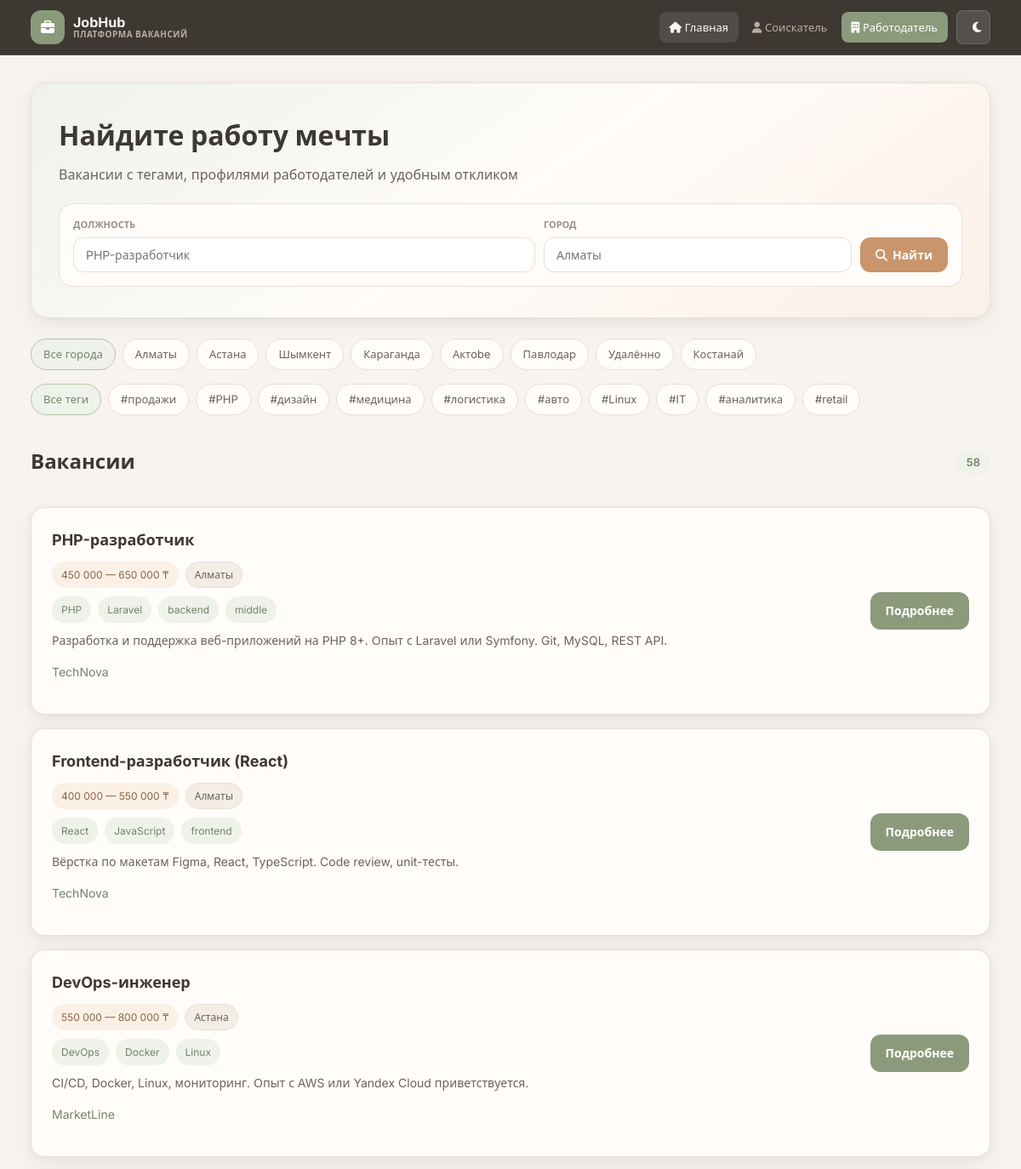
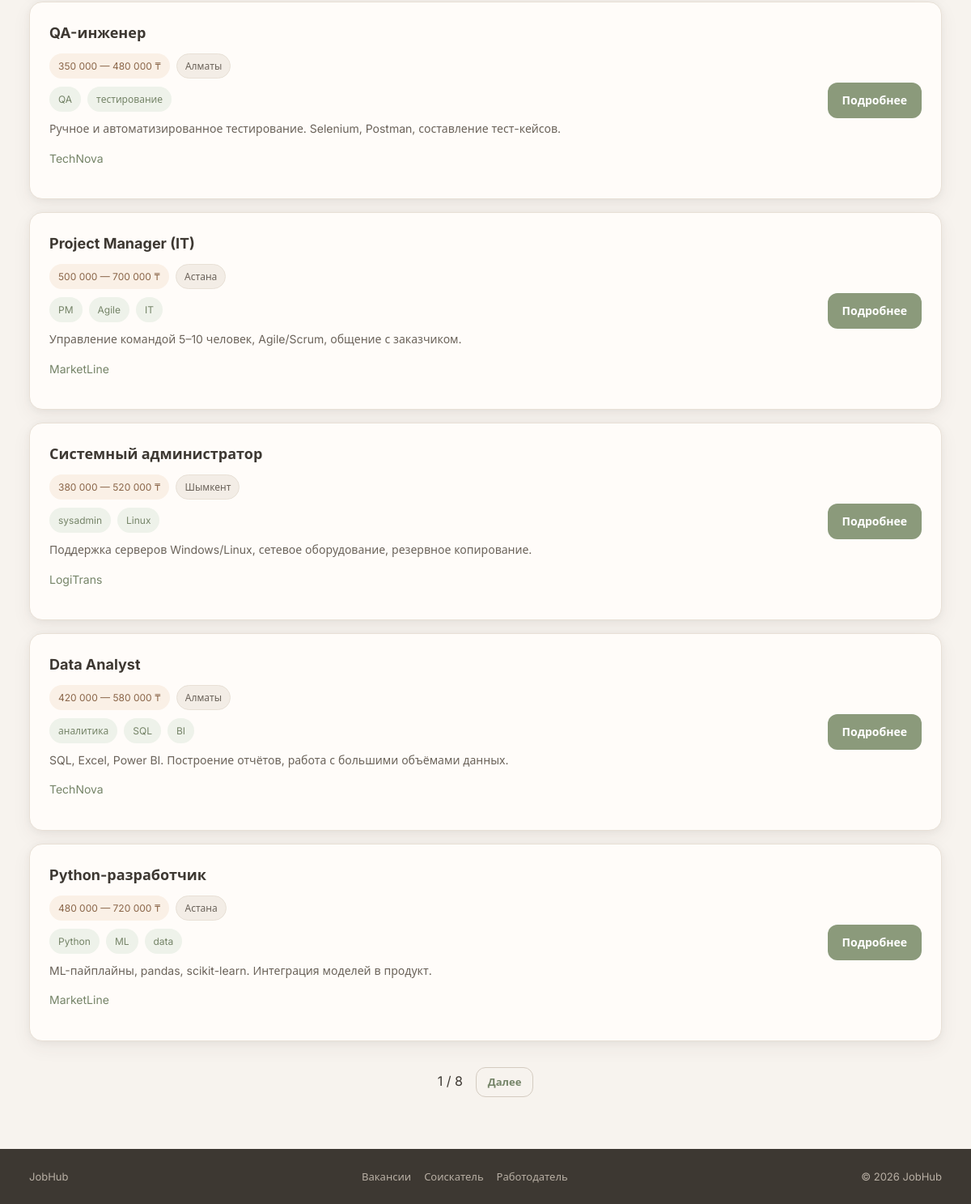
The page / on the database its author committed (2 pictures, top to bottom).
### tables this page shows
CREATE TABLE vacancies (
        id INTEGER PRIMARY KEY AUTOINCREMENT,
        employer_id INTEGER NOT NULL,
        title TEXT NOT NULL,
        description TEXT NOT NULL,
        salary TEXT NOT NULL,
        location TEXT NOT NULL,
        tags TEXT NOT NULL DEFAULT "",
        views_count INTEGER NOT NULL DEFAULT 0,
        created_at DATETIME DEFAULT CURRENT_TIMESTAMP, active INTEGER NOT NULL DEFAULT 1,
        FOREIGN KEY (employer_id) REFERENCES users(id)
    );

### index.php (the view, shortened to what this page needs)
<?php
require_once __DIR__ . '/partials_header.php';
$query = trim((string)($_GET['q'] ?? ''));
$location = trim((string)($_GET['location'] ?? ''));
$tag = trim((string)($_GET['tag'] ?? ''));
$sort = (string)($_GET['sort'] ?? 'newest');
$page = max(1, (int)($_GET['page'] ?? 1));
$perPage = 8;
$fromSql = 'FROM vacancies v JOIN users u ON u.id=v.employer_id LEFT JOIN employer_reviews er ON er.employer_id=u.id';
$whereSql = ' WHERE v.active = 1'; $params = [];
$countStmt = db()->prepare('SELECT COUNT(DISTINCT v.id) '.$fromSql.$whereSql);
$countStmt->execute($params);
$totalResults = (int)$countStmt->fetchColumn();
$totalPages = max(1, (int)ceil($totalResults / $perPage));
$page = min($page, $totalPages);
$offset = ($page - 1) * $perPage;
$orderSql = $sort === 'rating' ? ' ORDER BY employer_rating DESC, v.created_at DESC' : ' ORDER BY v.created_at DESC';
$sql = 'SELECT v.*, u.full_name AS employer_name, u.company_name, ROUND(AVG(er.rating),1) AS employer_rating '.$fromSql.$whereSql.' GROUP BY v.id'.$orderSql.' LIMIT :lim OFFSET :off';
$stmt = db()->prepare($sql);
$stmt->bindValue(':lim', $perPage, PDO::PARAM_INT);
$stmt->bindValue(':off', $offset, PDO::PARAM_INT);
$stmt->execute();
$vacancies = $stmt->fetchAll();
function build_index_url(array $overrides=[]): string { return build_url('index.php', array_merge($_GET, $overrides)); }
$allTags = [];
foreach (db()->query('SELECT tags FROM vacancies WHERE tags != "" AND active = 1')->fetchAll() as $row) {
    foreach (parse_tags((string)$row['tags']) as $t) $allTags[$t] = ($allTags[$t] ?? 0) + 1;
}
arsort($allTags);
$allCities = [];
foreach (db()->query('SELECT location FROM vacancies WHERE location != "" AND active = 1')->fetchAll() as $row) {
    $city = trim((string)$row['location']);
    if ($city !== '') {
        $allCities[$city] = ($allCities[$city] ?? 0) + 1;
    }
}
arsort($allCities);
?>
<div class="card hero">
    <h1>Найдите работу мечты</h1>
    <p class="hero-subtitle">Вакансии с тегами, профилями работодателей и удобным откликом</p>
    <div class="search-box">
        <form method="get" class="search-grid">
            <div class="search-field"><label>Должность</label><input type="text" name="q" value="<?= e($query) ?>" placeholder="PHP-разработчик"></div>
            <div class="search-field"><label>Город</label><input type="text" name="location" value="<?= e($location) ?>" placeholder="Алматы"></div>
            <button type="submit"><i class="fa-solid fa-magnifying-glass"></i> Найти</button>
        </form>
    </div>
</div>
<?php if ($allCities): ?>
<div class="filter-bar"><div class="filter-chips">
    <a class="filter-chip <?= $location===''?'active':'' ?>" href="<?= e(build_index_url(['location'=>'','page'=>1])) ?>">Все города</a>
    <?php $i=0; foreach ($allCities as $city=>$cnt): if (++$i>10) break; ?>
        <a class="filter-chip <?= $location===$city?'active':'' ?>" href="<?= e(build_index_url(['location'=>$city,'page'=>1])) ?>"><?= e($city) ?></a>
    <?php endforeach; ?>
</div></div>
<?php endif; ?>
<?php if ($allTags): ?>
<div class="filter-bar"><div class="filter-chips">
    <a class="filter-chip <?= $tag===''?'active':'' ?>" href="<?= e(build_index_url(['tag'=>'','page'=>1])) ?>">Все теги</a>
    <?php $i=0; foreach ($allTags as $t=>$cnt): if (++$i>10) break; ?>
        <a class="filter-chip <?= $tag===$t?'active':'' ?>" href="<?= e(build_index_url(['tag'=>$t,'page'=>1])) ?>">#<?= e($t) ?></a>
    <?php endforeach; ?>
</div></div>
<?php endif; ?>
<div class="section-title"><h2>Вакансии</h2><?php if ($totalResults): ?><span class="count-badge"><?= $totalResults ?></span><?php endif; ?></div>
<?php if (!$vacancies): ?>
    <div class="card empty-state"><p>Ничего не найдено.</p></div>
<?php else: foreach ($vacancies as $v):
    $company = (string)($v['company_name'] ?: $v['employer_name']);
?>
    <div class="card vacancy-card">
        <div class="vacancy-card-body">
            <h3><a href="vacancy_view.php?id=<?= (int)$v['id'] ?>"><?= e($v['title']) ?></a></h3>
            <div class="meta">
                <span class="chip chip-accent"><?= e($v['salary']) ?></span>
                <span class="chip"><?= e($v['location']) ?></span>
            </div>
            <?php if ((string)$v['tags']): ?><div class="meta"><?= render_tags((string)$v['tags']) ?></div><?php endif; ?>
            <p class="vacancy-excerpt"><?= e(text_excerpt($v['description'])) ?></p>
            <p class="muted"><a href="employer_view.php?id=<?= (int)$v['employer_id'] ?>"><?= e($company) ?></a></p>
        </div>
        <div class="vacancy-card-actions">
            <a class="button" href="vacancy_view.php?id=<?= (int)$v['id'] ?>">Подробнее</a>
        </div>
    </div>
<?php endforeach; if ($totalPages>1): ?>
<nav class="pagination">
    <span class="pagination-info"><?= $page ?> / <?= $totalPages ?></span>
    <?php if ($page<$totalPages): ?><a class="button button-sm button-outline" href="<?= e(build_index_url(['page'=>$page+1])) ?>">Далее</a><?php endif; ?>
</nav>
<?php endif; endif; ?>
<?php require_once __DIR__ . '/partials_footer.php'; ?>

### partials_header.php (shortened to what this page needs)
<?php
require_once __DIR__ . '/config.php';
$user = current_user();
$newApplicationsCount = 0;
$unreadMessagesCount = 0;
$currentPage = basename($_SERVER['PHP_SELF'] ?? '');
function nav_active(string $page, string $current): string { return $page === $current ? ' active' : ''; }
?>
<!doctype html>
<html lang="ru">
<head>
    <link rel="stylesheet" href="styles.css">
    <link rel="stylesheet" href="https://cdnjs.cloudflare.com/ajax/libs/font-awesome/6.5.2/css/all.min.css">
</head>
<body>
<header>
    <div class="container">
        <div class="topbar">
            <a class="brand" href="index.php">
                <span class="brand-icon"><i class="fa-solid fa-briefcase"></i></span>
                <span class="brand-text"><strong>JobHub</strong><small>Платформа вакансий</small></span>
            </a>
            <div class="header-right">
                <nav class="nav-shell">
                    <a href="index.php" class="<?= nav_active('index.php', $currentPage) ?>"><i class="fa-solid fa-house"></i> Главная</a>
                    <?php if ($user): ?>
                        <a href="dashboard.php" class="<?= nav_active('dashboard.php', $currentPage) ?>">
                            <i class="fa-solid fa-user"></i> Кабинет
                            <?php if ($newApplicationsCount > 0): ?><span class="nav-badge"><?= $newApplicationsCount ?></span><?php endif; ?>
                        </a>
                        <a href="messages.php" class="<?= nav_active('messages.php', $currentPage) ?>">
                            <i class="fa-solid fa-comments"></i> Сообщения
                            <?php if ($unreadMessagesCount > 0): ?><span class="nav-badge"><?= $unreadMessagesCount ?></span><?php endif; ?>
                        </a>
                        <?php if ($user['role'] === 'employer' || $user['role'] === 'admin'): ?>
                            <a href="vacancy_create.php" class="nav-cta<?= nav_active('vacancy_create.php', $currentPage) ?>"><i class="fa-solid fa-plus"></i> Вакансия</a>
                        <?php endif; ?>
                        <?php if ($user['role'] === 'applicant'): ?>
                            <a href="my_applications.php" class="<?= nav_active('my_applications.php', $currentPage) ?>"><i class="fa-solid fa-paper-plane"></i> Отклики</a>
                            <a href="favorites.php" class="<?= nav_active('favorites.php', $currentPage) ?>"><i class="fa-solid fa-heart"></i> Избранное</a>
                        <?php endif; ?>
                        <?php if ($user['role'] === 'admin'): ?>
                            <a href="admin.php" class="<?= nav_active('admin.php', $currentPage) ?>"><i class="fa-solid fa-shield"></i> Админ</a>
                        <?php endif; ?>
                        <a href="logout.php"><i class="fa-solid fa-right-from-bracket"></i> Выход</a>
                    <?php else: ?>
                        <a href="login.php?role=applicant" class="<?= nav_active('login.php', $currentPage) ?>"><i class="fa-solid fa-user"></i> Соискатель</a>
                        <a href="login.php?role=employer" class="nav-cta<?= nav_active('login.php', $currentPage) ?>"><i class="fa-solid fa-building"></i> Работодатель</a>
                    <?php endif; ?>
                </nav>
                <div class="header-actions">
                    <button type="button" class="theme-toggle" id="theme-toggle" aria-label="Переключить тему"><i class="fa-solid fa-moon"></i></button>
                </div>
            </div>
        </div>
    </div>
</header>
<main><div class="container">

### config.php (shortened to what this page needs)
<?php
function db(): PDO
{
    static $pdo = null;
    if ($pdo instanceof PDO) {
        return $pdo;
    }
    $pdo = new PDO('sqlite:' . DB_PATH);
    $pdo->setAttribute(PDO::ATTR_ERRMODE, PDO::ERRMODE_EXCEPTION);
    $pdo->setAttribute(PDO::ATTR_DEFAULT_FETCH_MODE, PDO::FETCH_ASSOC);
    $pdo->setAttribute(PDO::ATTR_TIMEOUT, 5);
    return $pdo;
}
function current_user(): ?array
{
    if (!isset($_SESSION['user_id'])) {
        return null;
    }
    $stmt = db()->prepare(
        'SELECT id, full_name, email, role, bio, phone, skills, desired_salary, position_title, education, company_name
         FROM users WHERE id = :id'
    );
    $stmt->execute(['id' => $_SESSION['user_id']]);
    $user = $stmt->fetch();
    return $user ?: null;
}
function is_logged_in(): bool
{
    return current_user() !== null;
}
function e(string $value): string
{
    return htmlspecialchars($value, ENT_QUOTES, 'UTF-8');
}
function text_excerpt(string $text, int $length = 150): string
{
    $text = trim(preg_replace('/\s+/u', ' ', $text) ?? '');
    if ($text === '' || mb_strlen($text) <= $length) {
        return $text;
    }
    return rtrim(mb_substr($text, 0, $length), '.,; ') . '…';
}
function build_url(string $path, array $params = []): string
{
    foreach ($params as $key => $value) {
        if ($value === '' || $value === null) {
            unset($params[$key]);
        }
    }
    return $path . ($params ? '?' . http_build_query($params) : '');
}
function parse_tags(string $tags): array
{
    $parts = preg_split('/[,;]+/u', $tags) ?: [];
    return array_values(array_filter(array_map('trim', $parts)));
}
function render_tags(string $tags): string
{
    $html = '';
    foreach (parse_tags($tags) as $tag) {
        $html .= '<span class="chip chip-tag">' . e($tag) . '</span>';
    }
    return $html;
}

### partials_footer.php
    </div></main>
<footer><div class="container footer-inner">
    <span class="footer-brand">JobHub</span>
    <div class="footer-links">
        <a href="index.php">Вакансии</a>
        <?php if (is_logged_in()): ?>
            <a href="dashboard.php">Кабинет</a><a href="messages.php">Сообщения</a>
        <?php else: ?>
            <a href="login.php?role=applicant">Соискатель</a><a href="login.php?role=employer">Работодатель</a>
        <?php endif; ?>
    </div>
    <span>&copy; <?= date('Y') ?> JobHub</span>
</div></footer>
</body></html>

### rows shown on the page
vacancies: title "PHP-разработчик", salary "450 000 — 650 000 ₸", location "Алматы", tags "PHP", tags "Laravel", tags "backend", tags "middle", description "Разработка и поддержка веб-приложений на PHP 8+. Опыт с Laravel или Symfony. Git, MySQL, REST API.", company "TechNova"
vacancies: title "Frontend-разработчик (React)", salary "400 000 — 550 000 ₸", location "Алматы", tags "React", tags "JavaScript", tags "frontend", description "Вёрстка по макетам Figma, React, TypeScript. Code review, unit-тесты.", company "TechNova"
vacancies: title "DevOps-инженер", salary "550 000 — 800 000 ₸", location "Астана", tags "DevOps", tags "Docker", tags "Linux", description "CI/CD, Docker, Linux, мониторинг. Опыт с AWS или Yandex Cloud приветствуется.", company "MarketLine"
vacancies: title "QA-инженер", salary "350 000 — 480 000 ₸", location "Алматы", tags "QA", tags "тестирование", description "Ручное и автоматизированное тестирование. Selenium, Postman, составление тест-кейсов.", company "TechNova"
vacancies: title "Project Manager (IT)", salary "500 000 — 700 000 ₸", location "Астана", tags "PM", tags "Agile", tags "IT", description "Управление командой 5–10 человек, Agile/Scrum, общение с заказчиком.", company "MarketLine"
vacancies: title "Системный администратор", salary "380 000 — 520 000 ₸", location "Шымкент", tags "sysadmin", tags "Linux", description "Поддержка серверов Windows/Linux, сетевое оборудование, резервное копирование.", company "LogiTrans"
vacancies: title "Data Analyst", salary "420 000 — 580 000 ₸", location "Алматы", tags "аналитика", tags "SQL", tags "BI", description "SQL, Excel, Power BI. Построение отчётов, работа с большими объёмами данных.", company "TechNova"
vacancies: title "Python-разработчик", salary "480 000 — 720 000 ₸", location "Астана", tags "Python", tags "ML", tags "data", description "ML-пайплайны, pandas, scikit-learn. Интеграция моделей в продукт.", company "MarketLine"

### other values the page prints
$city "Алматы"
$city "Астана"
$city "Шымкент"
$city "Караганда"
$city "Актobe"
$city "Павлодар"
$city "Удалённо"
$city "Костанай"
$t "продажи"
$t "PHP"
$t "дизайн"
$t "медицина"
$t "логистика"
$t "авто"
$t "Linux"
